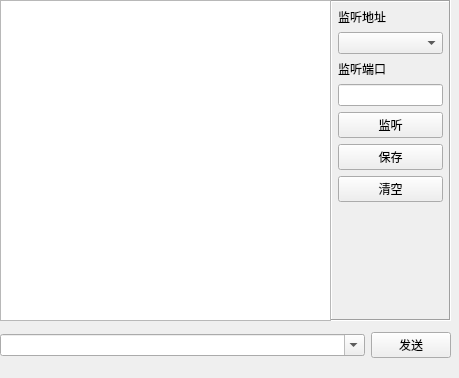
<?xml version="1.0" encoding="UTF-8"?>
<ui version="4.0">
 <class>TcpServer</class>
 <widget class="QWidget" name="TcpServer">
  <property name="geometry">
   <rect>
    <x>0</x>
    <y>0</y>
    <width>459</width>
    <height>378</height>
   </rect>
  </property>
  <property name="windowTitle">
   <string>Form</string>
  </property>
  <widget class="QFrame" name="frame">
   <property name="geometry">
    <rect>
     <x>330</x>
     <y>0</y>
     <width>121</width>
     <height>321</height>
    </rect>
   </property>
   <property name="sizePolicy">
    <sizepolicy hsizetype="Preferred" vsizetype="Preferred">
     <horstretch>0</horstretch>
     <verstretch>0</verstretch>
    </sizepolicy>
   </property>
   <property name="minimumSize">
    <size>
     <width>0</width>
     <height>0</height>
    </size>
   </property>
   <property name="maximumSize">
    <size>
     <width>170</width>
     <height>16777215</height>
    </size>
   </property>
   <property name="mouseTracking">
    <bool>true</bool>
   </property>
   <property name="tabletTracking">
    <bool>false</bool>
   </property>
   <property name="frameShape">
    <enum>QFrame::Box</enum>
   </property>
   <property name="frameShadow">
    <enum>QFrame::Sunken</enum>
   </property>
   <property name="lineWidth">
    <number>1</number>
   </property>
   <property name="midLineWidth">
    <number>0</number>
   </property>
   <layout class="QVBoxLayout" name="verticalLayout_3">
    <property name="sizeConstraint">
     <enum>QLayout::SetDefaultConstraint</enum>
    </property>
    <property name="leftMargin">
     <number>6</number>
    </property>
    <property name="topMargin">
     <number>6</number>
    </property>
    <property name="rightMargin">
     <number>6</number>
    </property>
    <property name="bottomMargin">
     <number>6</number>
    </property>
    <item>
     <widget class="QLabel" name="labListenIP">
      <property name="mouseTracking">
       <bool>true</bool>
      </property>
      <property name="tabletTracking">
       <bool>false</bool>
      </property>
      <property name="text">
       <string>监听地址</string>
      </property>
     </widget>
    </item>
    <item>
     <widget class="QComboBox" name="cboxListenIP">
      <property name="mouseTracking">
       <bool>true</bool>
      </property>
      <property name="tabletTracking">
       <bool>false</bool>
      </property>
     </widget>
    </item>
    <item>
     <widget class="QLabel" name="labListenPort">
      <property name="mouseTracking">
       <bool>true</bool>
      </property>
      <property name="tabletTracking">
       <bool>false</bool>
      </property>
      <property name="text">
       <string>监听端口</string>
      </property>
     </widget>
    </item>
    <item>
     <widget class="QLineEdit" name="txtListenPort">
      <property name="mouseTracking">
       <bool>true</bool>
      </property>
      <property name="tabletTracking">
       <bool>false</bool>
      </property>
     </widget>
    </item>
    <item>
     <widget class="QPushButton" name="btnListen">
      <property name="mouseTracking">
       <bool>true</bool>
      </property>
      <property name="tabletTracking">
       <bool>false</bool>
      </property>
      <property name="text">
       <string>监听</string>
      </property>
     </widget>
    </item>
    <item>
     <widget class="QPushButton" name="btnSave">
      <property name="mouseTracking">
       <bool>true</bool>
      </property>
      <property name="tabletTracking">
       <bool>false</bool>
      </property>
      <property name="text">
       <string>保存</string>
      </property>
     </widget>
    </item>
    <item>
     <widget class="QPushButton" name="btnClear">
      <property name="mouseTracking">
       <bool>true</bool>
      </property>
      <property name="tabletTracking">
       <bool>false</bool>
      </property>
      <property name="text">
       <string>清空</string>
      </property>
     </widget>
    </item>
    <item>
     <spacer name="verticalSpacer">
      <property name="orientation">
       <enum>Qt::Vertical</enum>
      </property>
      <property name="sizeHint" stdset="0">
       <size>
        <width>20</width>
        <height>40</height>
       </size>
      </property>
     </spacer>
    </item>
   </layout>
  </widget>
  <widget class="QTextEdit" name="txtMain">
   <property name="geometry">
    <rect>
     <x>0</x>
     <y>0</y>
     <width>331</width>
     <height>321</height>
    </rect>
   </property>
   <property name="readOnly">
    <bool>true</bool>
   </property>
  </widget>
  <widget class="QWidget" name="widget" native="true">
   <property name="geometry">
    <rect>
     <x>0</x>
     <y>330</y>
     <width>451</width>
     <height>31</height>
    </rect>
   </property>
   <layout class="QHBoxLayout" name="layTcpServer">
    <property name="leftMargin">
     <number>0</number>
    </property>
    <property name="topMargin">
     <number>0</number>
    </property>
    <property name="rightMargin">
     <number>0</number>
    </property>
    <property name="bottomMargin">
     <number>0</number>
    </property>
    <item>
     <widget class="QComboBox" name="cboxData">
      <property name="enabled">
       <bool>true</bool>
      </property>
      <property name="sizePolicy">
       <sizepolicy hsizetype="Ignored" vsizetype="Fixed">
        <horstretch>0</horstretch>
        <verstretch>0</verstretch>
       </sizepolicy>
      </property>
      <property name="editable">
       <bool>true</bool>
      </property>
     </widget>
    </item>
    <item>
     <widget class="QPushButton" name="btnSend">
      <property name="minimumSize">
       <size>
        <width>80</width>
        <height>0</height>
       </size>
      </property>
      <property name="maximumSize">
       <size>
        <width>80</width>
        <height>16777215</height>
       </size>
      </property>
      <property name="text">
       <string>发送</string>
      </property>
     </widget>
    </item>
   </layout>
  </widget>
 </widget>
 <resources/>
 <connections/>
</ui>
